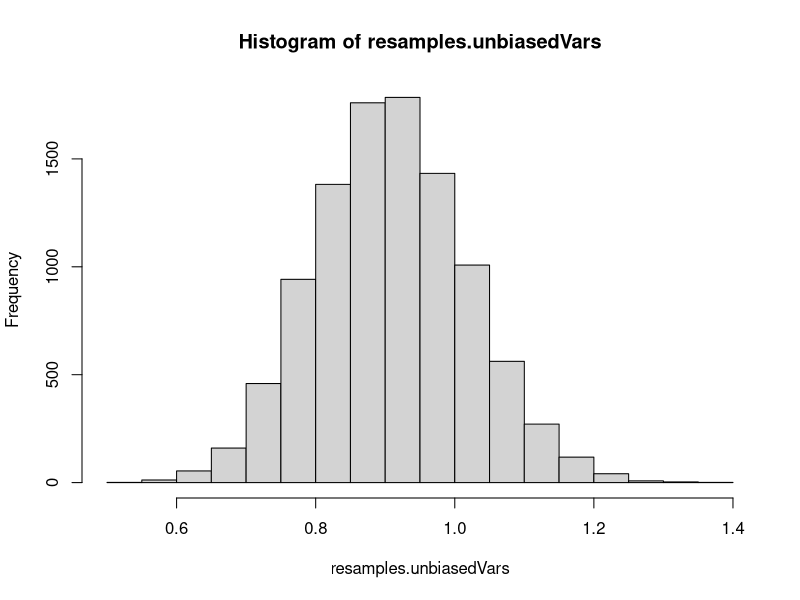
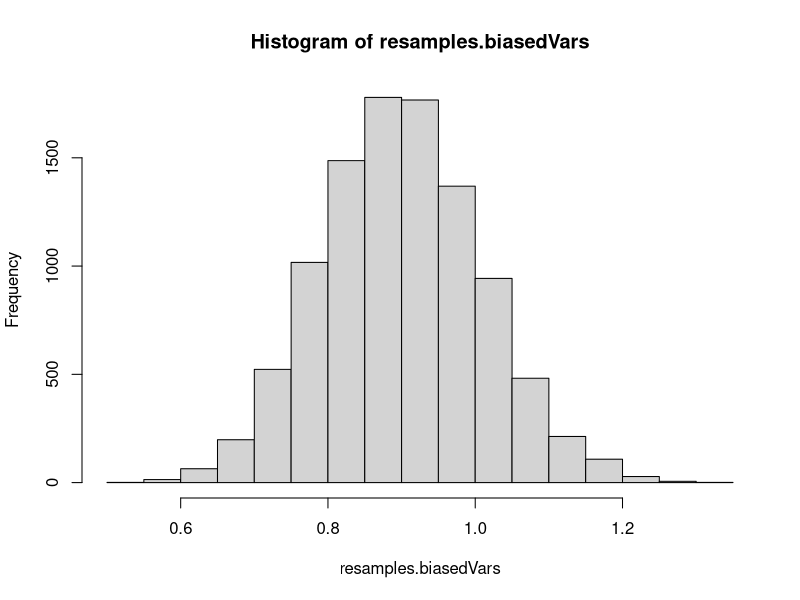

These charts were generated, in order, by the following R code:

test<-function(n=100, tests= 10000) {

	sample<-rnorm(n)

	unbiasedVar= var(sample)
	biasedVar= (n-1)*unbiasedVar/n

	tests= 10000
	resamples<-matrix(
		sample(sample, tests*length(sample), replace= TRUE),
		nrow= tests
	)

	resamples.unbiasedVars<-apply(resamples,1,var)
	resamples.biasedVars<-(n-1)*resamples.unbiasedVars/n
	hist(resamples.unbiasedVars)
	dev.new()
	hist(resamples.biasedVars)
}

test()